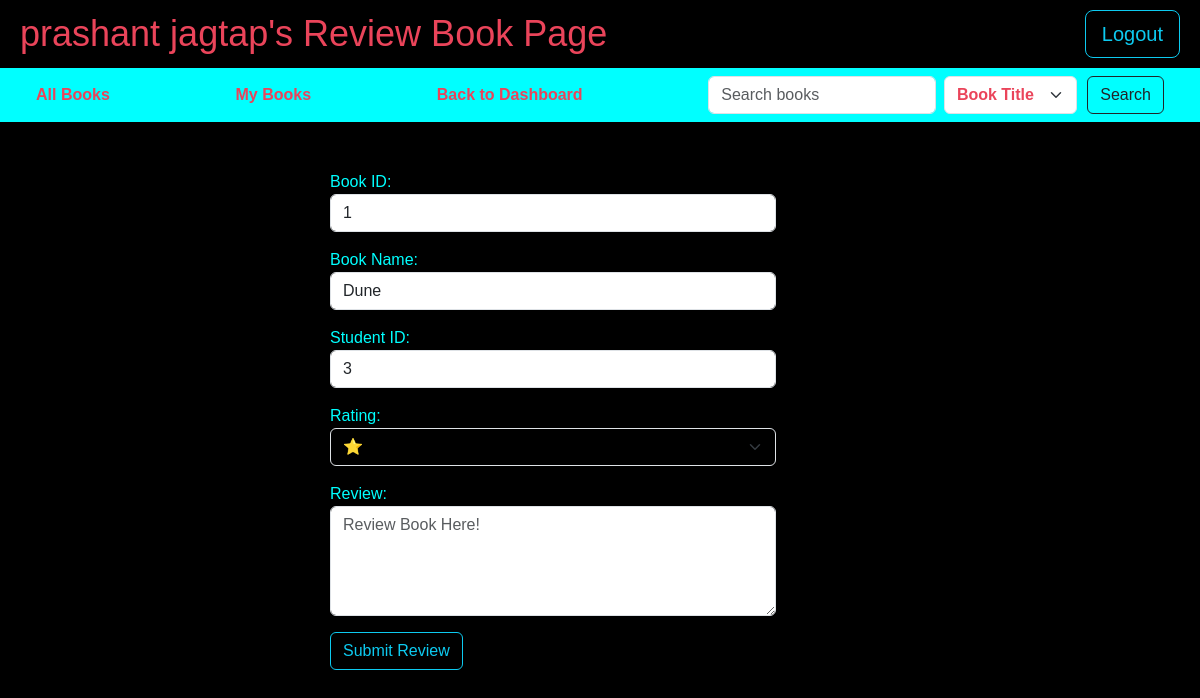
/student_dashboard/my_books/review_book/1 (signed in), run on the app's committed database.
### models.py (models this page shows, shortened)
class Student(db.Model, UserMixin):
    __tablename__ = 'student'
    id = db.Column(db.Integer, primary_key=True)
    username = db.Column(db.String[32],unique=True, nullable=False)
    passhash = db.Column(db.String[512],nullable=False)
    name = db.Column(db.String[64],nullable=False)
    surname = db.Column(db.String[64],nullable=False)
    dateofbirth = db.Column(db.Date, nullable=False)
    gender = db.Column(db.String[16], nullable=False)
    is_librarian = db.Column(db.Boolean, default=False)
    rollno = db.Column(db.String[64], nullable=False, unique=True)
    @property
    def password(self):
        raise AttributeError('You cannot read the password attribute!')

class Books(db.Model):
    __tablename__ = 'books'
    id = db.Column(db.Integer, primary_key=True, nullable=False, unique=True)
    book_name = db.Column(db.String(64), nullable=False, unique=True)
    content = db.Column(db.Text, nullable=True)
    author_1 = db.Column(db.String(64), nullable=False)
    author_2 = db.Column(db.String(64), nullable=True)
    author_3 = db.Column(db.String(64), nullable=True)
    pdf = db.Column(db.String(64), nullable=True)
    issue_date = db.Column(db.DateTime, nullable=False, default=lambda: datetime.now(timezone.utc) + timedelta(hours=5, minutes=30))
    return_date = db.Column(db.DateTime, nullable=False, default=lambda: datetime.now(timezone.utc) + timedelta(days=21) + timedelta(hours=5, minutes=30))
    requested = db.Column(db.Boolean, default=False)
    section_id = db.Column(db.Integer, db.ForeignKey('sections.id'), nullable=True)
    section = db.relationship('Sections',backref=db.backref('books', lazy=True))

### app.py (the view, shortened to what this page needs)
@app.route('/student_dashboard/my_books/review_book/<int:book_id>', methods=['GET', 'POST'])
@login_required
def review_book(book_id):
    user = current_user
    book = Books.query.filter_by(id=book_id).first()
    return render_template('review_book.html', user=user, book=book)

### app.py (called while the page is built)
@login_manager.user_loader
def load_student(id):
    return db.session.query(Student).get(int(id))

### templates/review_book.html (shortened to what this page needs)
{% extends "base_layout.html" %}
{% block content %}
  <div class="header">
    <h1>{{user.name}} {{user.surname}}'s  Review Book Page</h1>
    <a href="/logout" class="btn btn-outline-info btn-lg">Logout</a>
  </div>
  <nav class="navbar" style="background-color: aqua;">
    <a href="/student_dashboard/all_books" style="color: #EA445A;text-decoration: none;">All Books</a>
    <a href="/student_dashboard/my_books" style="color: #EA445A;text-decoration: none;">My Books</a>
    <a href="/student_dashboard" style="color: #EA445A;text-decoration: none;">Back to Dashboard</a>
    <form method="POST" action="/search_books" class="d-flex" role="search">
        <input type="text" name="query" placeholder="Search books"class="form-control me-2" style="color: black;">
        <select name="filter" placeholder="" class="form-select" id="search-form">
            <option value="book_name">Book Title</option>
        </select>
        <input type="submit"value="Search" class="btn btn-outline-dark" id="search-btn"></input>
    </form>
  </nav>
    <div class="row justify-content-center align-items-center">
        <div class="col-md-6">
        <form method="POST" class="p-4 shadow-lg ">
            <div class="row mb-3 form-group">
            <label for="book_id" style="color: aqua;">Book ID:</label>
            <div class="col-sm-10">
                <input type="text" id="book_id" name="book_id" value="{{book.id}}" readonly class="form-control" >
            </div>
            </div>
            <div class="row mb-3 form-group">
            <label for="book_name" style="color: aqua;">Book Name:</label>
            <div class="col-sm-10">
                <input type="text" id="book_name" name="book_name" value="{{book.book_name}}" class="form-control" readonly>
            </div>
            </div>
            <div class="row mb-3 form-group">
            <label for="student_id" style="color: aqua;">Student ID:</label>
            <div class="col-sm-10">
                <input type="text" id="student_id" name="student_id" value="{{user.id}}" class="form-control" readonly>
            </div>
            </div>
            <div class="row mb-3 form-group">
            <label for="rating" style="color: aqua;">Rating:</label>
            <div class="col-sm-10">
                <select id="rating" name="rating" required style="background-color: black;" class="form-select">
                    <option value="1">⭐ </option>
                </select>
            </div>
            </div>
            <div class="row mb-3 form-group">
            <label for="review_text" style="color: aqua;">Review:</label>
            <div class="col-sm-10">
                <textarea id="review_text" name="review_text" rows="4" class="form-control" placeholder="Review Book Here!"></textarea>
            </div>
            </div>
            <button type="submit" class="btn btn-outline-info">Submit Review</button>
        </form>
        </div>
    </div>
{% endblock %}

### static/style.css (style rules this page uses)
body { background-color: #000000; color:#EA445A ; font-family: Arial, sans-serif; margin: 0; padding: 0; }
.header { padding: 10px 20px; display: flex; justify-content: space-between; align-items: center; }
.header h1 { margin: 0; }
.navbar { color: yellow; text-decoration: none; padding-left: 3%; padding-right: 3%; font-weight: bold; margin-bottom: 2%; }
#search-form { width: 50%; color: #EA445A; font-weight: bold; }
#search-btn { margin-left: 10px; }
.row div:nth-child(3n+1) { clear: both; }
h1 { font-size: 36px; text-align: center; margin-bottom: 2%; }

### data on the page
Student: name "prashant", surname "jagtap", student_id "3"
Books: book_id "1", book_name "Dune"
